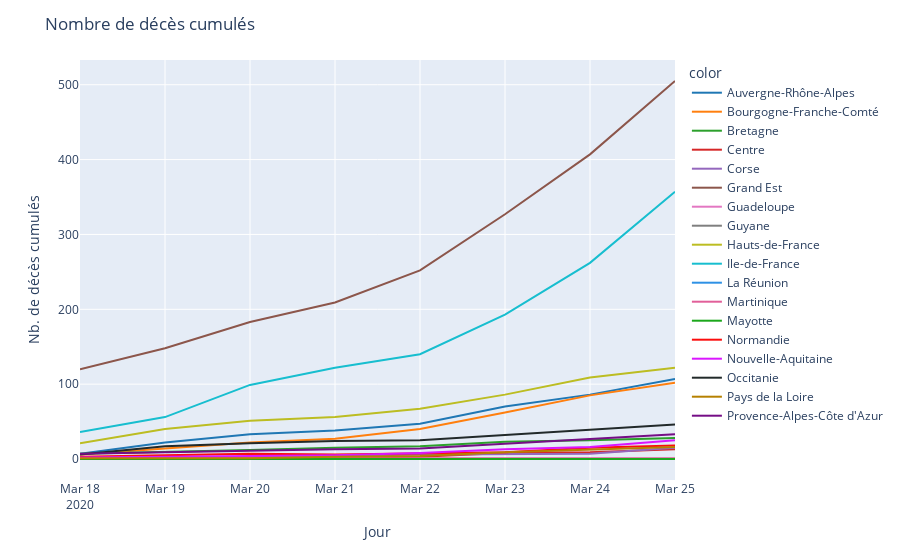

This figure's notebook cell:
### Code cell
fig = px.line(x=df_region['jour'], y=df_region['dc'], color=df_region["regionName"], color_discrete_sequence=colors)
fig.update_layout(
    title_text='Nombre de décès cumulés'
)
fig.update_xaxes(title="Jour")
fig.update_yaxes(title="Nb. de décès cumulés")
fig.show()

### Figure 1 — Plotly figure (JSON) as saved in the notebook; plotly's stock layout.template omitted (floating-point values rounded to 4 significant figures)
{"data": [{"hoverlabel": {"namelength": 0}, "hovertemplate": "color=Auvergne-Rhône-Alpes<br>x=%{x}<br>y=%{y}", "legendgroup": "Auvergne-Rhône-Alpes", "line": {"color": "#1F77B4", "dash": "solid"}, "mode": "lines", "name": "Auvergne-Rhône-Alpes", "showlegend": true, "type": "scatter", "x": ["2020-03-18", "2020-03-19", "2020-03-20", "2020-03-21", "2020-03-22", "2020-03-23", "2020-03-24", "2020-03-25"], "xaxis": "x", "y": [7, 22, 33, 38, 47, 70, 86, 107], "yaxis": "y"}, {"hoverlabel": {"namelength": 0}, "hovertemplate": "color=Bourgogne-Franche-Comté<br>x=%{x}<br>y=%{y}", "legendgroup": "Bourgogne-Franche-Comté", "line": {"color": "#FF7F0E", "dash": "solid"}, "mode": "lines", "name": "Bourgogne-Franche-Comté", "showlegend": true, "type": "scatter", "x": ["2020-03-18", "2020-03-19", "2020-03-20", "2020-03-21", "2020-03-22", "2020-03-23", "2020-03-24", "2020-03-25"], "xaxis": "x", "y": [6, 14, 22, 27, 40, 62, 85, 102], "yaxis": "y"}, {"hoverlabel": {"namelength": 0}, "hovertemplate": "color=Bretagne<br>x=%{x}<br>y=%{y}", "legendgroup": "Bretagne", "line": {"color": "#2CA02C", "dash": "solid"}, "mode": "lines", "name": "Bretagne", "showlegend": true, "type": "scatter", "x": ["2020-03-18", "2020-03-19", "2020-03-20", "2020-03-21", "2020-03-22", "2020-03-23", "2020-03-24", "2020-03-25"], "xaxis": "x", "y": [7, 9, 12, 15, 17, 23, 25, 28], "yaxis": "y"}, {"hoverlabel": {"namelength": 0}, "hovertemplate": "color=Centre<br>x=%{x}<br>y=%{y}", "legendgroup": "Centre", "line": {"color": "#D62728", "dash": "solid"}, "mode": "lines", "name": "Centre", "showlegend": true, "type": "scatter", "x": ["2020-03-18", "2020-03-19", "2020-03-20", "2020-03-21", "2020-03-22", "2020-03-23", "2020-03-24", "2020-03-25"], "xaxis": "x", "y": [1, 1, 2, 2, 3, 8, 9, 13], "yaxis": "y"}, {"hoverlabel": {"namelength": 0}, "hovertemplate": "color=Corse<br>x=%{x}<br>y=%{y}", "legendgroup": "Corse", "line": {"color": "#9467BD", "dash": "solid"}, "mode": "lines", "name": "Corse", "showlegend": true, "type": "scatter", "x": ["2020-03-18", "2020-03-19", "2020-03-20", "2020-03-21", "2020-03-22", "2020-03-23", "2020-03-24", "2020-03-25"], "xaxis": "x", "y": [0, 1, 3, 4, 6, 7, 7, 15], "yaxis": "y"}, {"hoverlabel": {"namelength": 0}, "hovertemplate": "color=Grand Est<br>x=%{x}<br>y=%{y}", "legendgroup": "Grand Est", "line": {"color": "#8C564B", "dash": "solid"}, "mode": "lines", "name": "Grand Est", "showlegend": true, "type": "scatter", "x": ["2020-03-18", "2020-03-19", "2020-03-20", "2020-03-21", "2020-03-22", "2020-03-23", "2020-03-24", "2020-03-25"], "xaxis": "x", "y": [120, 148, 183, 209, 252, 327, 407, 505], "yaxis": "y"}, {"hoverlabel": {"namelength": 0}, "hovertemplate": "color=Guadeloupe<br>x=%{x}<br>y=%{y}", "legendgroup": "Guadeloupe", "line": {"color": "#E377C2", "dash": "solid"}, "mode": "lines", "name": "Guadeloupe", "showlegend": true, "type": "scatter", "x": ["2020-03-18", "2020-03-19", "2020-03-20", "2020-03-21", "2020-03-22", "2020-03-23", "2020-03-24", "2020-03-25"], "xaxis": "x", "y": [0, 0, 0, 0, 0, 0, 0, 0], "yaxis": "y"}, {"hoverlabel": {"namelength": 0}, "hovertemplate": "color=Guyane<br>x=%{x}<br>y=%{y}", "legendgroup": "Guyane", "line": {"color": "#7F7F7F", "dash": "solid"}, "mode": "lines", "name": "Guyane", "showlegend": true, "type": "scatter", "x": ["2020-03-18", "2020-03-19", "2020-03-20", "2020-03-21", "2020-03-22", "2020-03-23", "2020-03-24", "2020-03-25"], "xaxis": "x", "y": [0, 0, 0, 0, 0, 0, 0, 0], "yaxis": "y"}, {"hoverlabel": {"namelength": 0}, "hovertemplate": "color=Hauts-de-France<br>x=%{x}<br>y=%{y}", "legendgroup": "Hauts-de-France", "line": {"color": "#BCBD22", "dash": "solid"}, "mode": "lines", "name": "Hauts-de-France", "showlegend": true, "type": "scatter", "x": ["2020-03-18", "2020-03-19", "2020-03-20", "2020-03-21", "2020-03-22", "2020-03-23", "2020-03-24", "2020-03-25"], "xaxis": "x", "y": [21, 40, 51, 56, 67, 86, 109, 122], "yaxis": "y"}, {"hoverlabel": {"namelength": 0}, "hovertemplate": "color=Ile-de-France<br>x=%{x}<br>y=%{y}", "legendgroup": "Ile-de-France", "line": {"color": "#17BECF", "dash": "solid"}, "mode": "lines", "name": "Ile-de-France", "showlegend": true, "type": "scatter", "x": ["2020-03-18", "2020-03-19", "2020-03-20", "2020-03-21", "2020-03-22", "2020-03-23", "2020-03-24", "2020-03-25"], "xaxis": "x", "y": [36, 56, 99, 122, 140, 193, 262, 357], "yaxis": "y"}, {"hoverlabel": {"namelength": 0}, "hovertemplate": "color=La Réunion<br>x=%{x}<br>y=%{y}", "legendgroup": "La Réunion", "line": {"color": "#2E91E5", "dash": "solid"}, "mode": "lines", "name": "La Réunion", "showlegend": true, "type": "scatter", "x": ["2020-03-18", "2020-03-19", "2020-03-20", "2020-03-21", "2020-03-22", "2020-03-23", "2020-03-24", "2020-03-25"], "xaxis": "x", "y": [0, 0, 0, 0, 0, 0, 0, 0], "yaxis": "y"}, {"hoverlabel": {"namelength": 0}, "hovertemplate": "color=Martinique<br>x=%{x}<br>y=%{y}", "legendgroup": "Martinique", "line": {"color": "#E15F99", "dash": "solid"}, "mode": "lines", "name": "Martinique", "showlegend": true, "type": "scatter", "x": ["2020-03-18", "2020-03-19", "2020-03-20", "2020-03-21", "2020-03-22", "2020-03-23", "2020-03-24", "2020-03-25"], "xaxis": "x", "y": [1, 1, 1, 1, 1, 1, 1, 1], "yaxis": "y"}, {"hoverlabel": {"namelength": 0}, "hovertemplate": "color=Mayotte<br>x=%{x}<br>y=%{y}", "legendgroup": "Mayotte", "line": {"color": "#1CA71C", "dash": "solid"}, "mode": "lines", "name": "Mayotte", "showlegend": true, "type": "scatter", "x": ["2020-03-18", "2020-03-19", "2020-03-20", "2020-03-21", "2020-03-22", "2020-03-23", "2020-03-24", "2020-03-25"], "xaxis": "x", "y": [0, 0, 0, 0, 0, 0, 0, 0], "yaxis": "y"}, {"hoverlabel": {"namelength": 0}, "hovertemplate": "color=Normandie<br>x=%{x}<br>y=%{y}", "legendgroup": "Normandie", "line": {"color": "#FB0D0D", "dash": "solid"}, "mode": "lines", "name": "Normandie", "showlegend": true, "type": "scatter", "x": ["2020-03-18", "2020-03-19", "2020-03-20", "2020-03-21", "2020-03-22", "2020-03-23", "2020-03-24", "2020-03-25"], "xaxis": "x", "y": [3, 5, 7, 6, 8, 9, 15, 18], "yaxis": "y"}, {"hoverlabel": {"namelength": 0}, "hovertemplate": "color=Nouvelle-Aquitaine<br>x=%{x}<br>y=%{y}", "legendgroup": "Nouvelle-Aquitaine", "line": {"color": "#DA16FF", "dash": "solid"}, "mode": "lines", "name": "Nouvelle-Aquitaine", "showlegend": true, "type": "scatter", "x": ["2020-03-18", "2020-03-19", "2020-03-20", "2020-03-21", "2020-03-22", "2020-03-23", "2020-03-24", "2020-03-25"], "xaxis": "x", "y": [2, 3, 4, 5, 8, 13, 16, 25], "yaxis": "y"}, {"hoverlabel": {"namelength": 0}, "hovertemplate": "color=Occitanie<br>x=%{x}<br>y=%{y}", "legendgroup": "Occitanie", "line": {"color": "#222A2A", "dash": "solid"}, "mode": "lines", "name": "Occitanie", "showlegend": true, "type": "scatter", "x": ["2020-03-18", "2020-03-19", "2020-03-20", "2020-03-21", "2020-03-22", "2020-03-23", "2020-03-24", "2020-03-25"], "xaxis": "x", "y": [6, 17, 21, 24, 25, 32, 39, 46], "yaxis": "y"}, {"hoverlabel": {"namelength": 0}, "hovertemplate": "color=Pays de la Loire<br>x=%{x}<br>y=%{y}", "legendgroup": "Pays de la Loire", "line": {"color": "#B68100", "dash": "solid"}, "mode": "lines", "name": "Pays de la Loire", "showlegend": true, "type": "scatter", "x": ["2020-03-18", "2020-03-19", "2020-03-20", "2020-03-21", "2020-03-22", "2020-03-23", "2020-03-24", "2020-03-25"], "xaxis": "x", "y": [1, 1, 1, 3, 4, 9, 13, 16], "yaxis": "y"}, {"hoverlabel": {"namelength": 0}, "hovertemplate": "color=Provence-Alpes-Côte d'Azur<br>x=%{x}<br>y=%{y}", "legendgroup": "Provence-Alpes-Côte d'Azur", "line": {"color": "#750D86", "dash": "solid"}, "mode": "lines", "name": "Provence-Alpes-Côte d'Azur", "showlegend": true, "type": "scatter", "x": ["2020-03-18", "2020-03-19", "2020-03-20", "2020-03-21", "2020-03-22", "2020-03-23", "2020-03-24", "2020-03-25"], "xaxis": "x", "y": [7, 9, 11, 13, 14, 20, 26, 33], "yaxis": "y"}], "layout": {"legend": {"title": {"text": "color"}, "tracegroupgap": 0}, "margin": {"t": 60}, "title": {"text": "Nombre de décès cumulés"}, "xaxis": {"anchor": "y", "domain": [0, 1], "title": {"text": "Jour"}}, "yaxis": {"anchor": "x", "domain": [0, 1], "title": {"text": "Nb. de décès cumulés"}}}}
